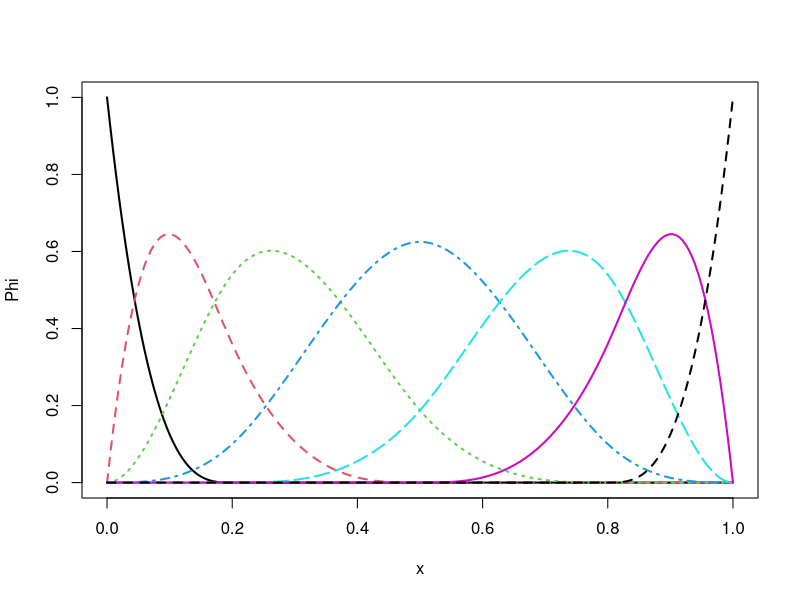
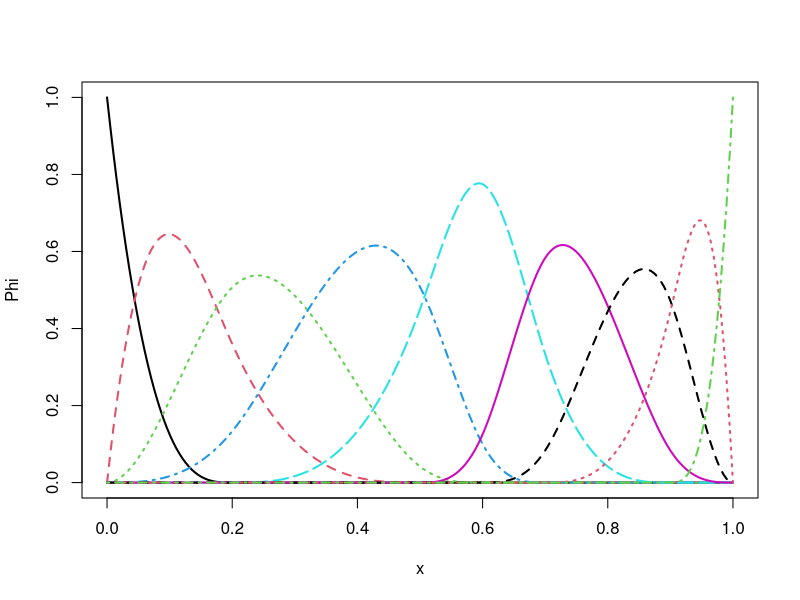
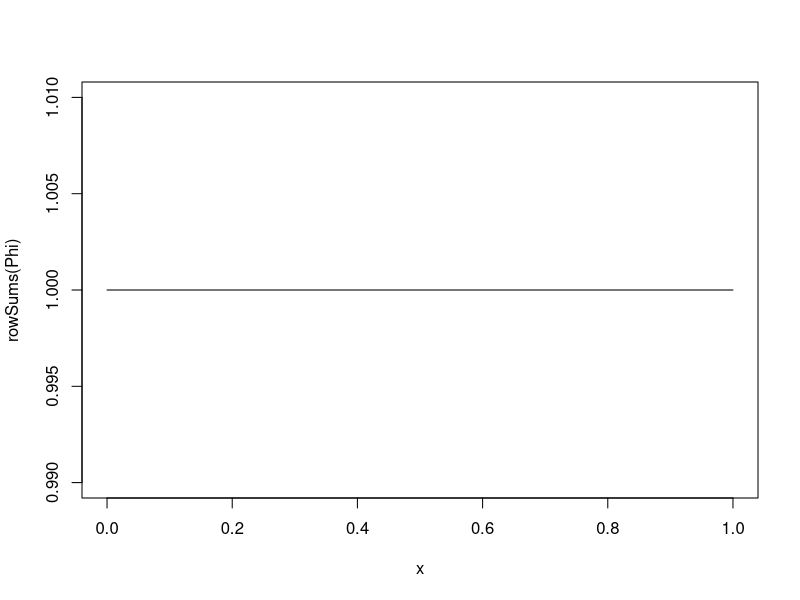
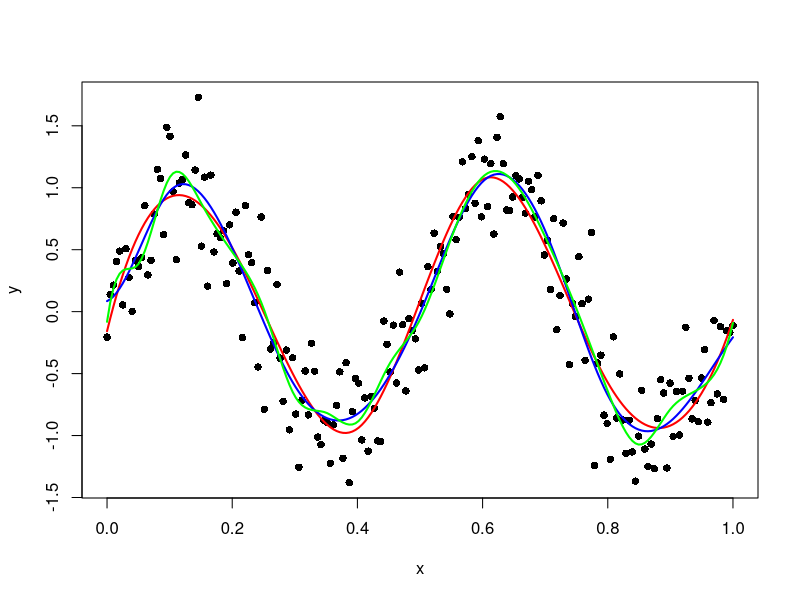

The R script that drew these images, in order:
## ---- chunk 1
require(splines)
library(splines)
## ---- chunk 2
x <- seq(0, 1, length.out = 200)
knots <- c(0.2, 0.5, 0.8)
Phi <- bs(x, knots = knots, degree = 3, intercept = T, Boundary.knots = c(0, 1))
summary(dim(Phi))
## ---- chunk 3
matplot(x, Phi, lwd = 2, type = 'l')
## ---- chunk 4
knots <- c(0.2, 0.5, 0.6, 0.7, 0.9)
Phi <- bs(x, knots = knots, degree = 3, intercept = T, Boundary.knots = c(0, 1))
matplot(x, Phi, lwd = 2, type = 'l')
## ---- chunk 5
plot(x, rowSums(Phi), type = 'l')
## ---- chunk 6
rm(list = ls())
m <- function(x) sin(4 * pi * x)
x <- seq(0, 1, length.out = 50)
ep <- rnorm(200, mean = 0, sd = 0.3)
x <- seq(0, 1, length.out = 200)
y <- m(x) + ep
plot(x, y, pch = 16)
knots <- c(.2, .4, .6, .8)
Phi <- bs(x, knots = knots, degree = 3, intercept = T, Boundary.knots = c(0, 1))
theta <- solve(t(Phi) %*% Phi) %*% t(Phi) %*% y
mu_hat <- Phi %*% theta
lines(x, mu_hat, lwd = 2, col = 'red')
knots <- seq(.1, .9, by=.1)
Phi <- bs(x, knots = knots, degree = 3, intercept = T, Boundary.knots = c(0, 1))
theta <- solve(t(Phi) %*% Phi) %*% t(Phi) %*% y
mu_hat <- Phi %*% theta
lines(x, mu_hat, lwd = 2, col = 'blue')
knots <- seq(.05, .95, by=.05)
Phi <- bs(x, knots = knots, degree = 3, intercept = T, Boundary.knots = c(0, 1))
theta <- solve(t(Phi) %*% Phi) %*% t(Phi) %*% y
mu_hat <- Phi %*% theta
lines(x, mu_hat, lwd = 2, col = 'green')
